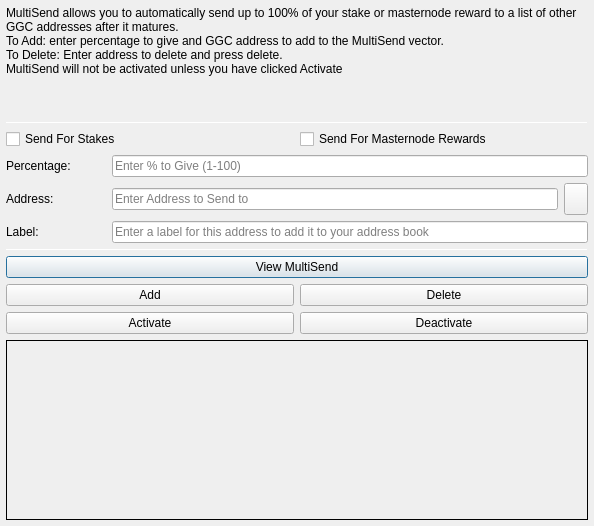
<?xml version="1.0" encoding="UTF-8"?>
<ui version="4.0">
 <class>MultiSendDialog</class>
 <widget class="QDialog" name="MultiSendDialog">
  <property name="windowModality">
   <enum>Qt::NonModal</enum>
  </property>
  <property name="geometry">
   <rect>
    <x>0</x>
    <y>0</y>
    <width>594</width>
    <height>526</height>
   </rect>
  </property>
  <property name="windowTitle">
   <string>MultiSend</string>
  </property>
  <layout class="QVBoxLayout" name="verticalLayout" stretch="0">
   <property name="leftMargin">
    <number>6</number>
   </property>
   <property name="topMargin">
    <number>6</number>
   </property>
   <property name="rightMargin">
    <number>6</number>
   </property>
   <property name="bottomMargin">
    <number>6</number>
   </property>
   <item>
    <layout class="QVBoxLayout" name="verticalLayout_Main" stretch="1,1,1,0,1,1,1">
     <item>
      <widget class="QLabel" name="label_2">
       <property name="lineWidth">
        <number>1</number>
       </property>
       <property name="text">
        <string>MultiSend allows you to automatically send up to 100% of your stake or masternode reward to a list of other GGC addresses after it matures.
To Add: enter percentage to give and GGC address to add to the MultiSend vector.
To Delete: Enter address to delete and press delete.
MultiSend will not be activated unless you have clicked Activate</string>
       </property>
       <property name="alignment">
        <set>Qt::AlignLeading|Qt::AlignLeft|Qt::AlignTop</set>
       </property>
       <property name="wordWrap">
        <bool>true</bool>
       </property>
      </widget>
     </item>
     <item>
      <widget class="Line" name="line">
       <property name="minimumSize">
        <size>
         <width>0</width>
         <height>1</height>
        </size>
       </property>
       <property name="maximumSize">
        <size>
         <width>16777215</width>
         <height>1</height>
        </size>
       </property>
       <property name="orientation">
        <enum>Qt::Horizontal</enum>
       </property>
      </widget>
     </item>
     <item>
      <layout class="QVBoxLayout" name="verticalLayout_Settings">
       <item>
        <layout class="QHBoxLayout" name="horizontalLayout">
         <item>
          <widget class="QCheckBox" name="multiSendStakeCheckBox">
           <property name="text">
            <string>Send For Stakes</string>
           </property>
          </widget>
         </item>
         <item>
          <widget class="QCheckBox" name="multiSendMasternodeCheckBox">
           <property name="text">
            <string>Send For Masternode Rewards</string>
           </property>
          </widget>
         </item>
        </layout>
       </item>
       <item>
        <layout class="QHBoxLayout" name="horizontalLayout_6">
         <item>
          <widget class="QLabel" name="label">
           <property name="minimumSize">
            <size>
             <width>100</width>
             <height>0</height>
            </size>
           </property>
           <property name="toolTip">
            <string>Percentage of stake to send</string>
           </property>
           <property name="text">
            <string>Percentage:</string>
           </property>
          </widget>
         </item>
         <item>
          <widget class="QLineEdit" name="multiSendPercentEdit">
           <property name="toolTip">
            <string>Enter whole numbers 1 - 100</string>
           </property>
           <property name="placeholderText">
            <string>Enter % to Give (1-100)</string>
           </property>
          </widget>
         </item>
        </layout>
       </item>
       <item>
        <layout class="QHBoxLayout" name="horizontalLayout_7">
         <item>
          <widget class="QLabel" name="label_5">
           <property name="minimumSize">
            <size>
             <width>100</width>
             <height>0</height>
            </size>
           </property>
           <property name="toolTip">
            <string>Address to send portion of stake to</string>
           </property>
           <property name="text">
            <string>Address:</string>
           </property>
          </widget>
         </item>
         <item>
          <widget class="QLineEdit" name="multiSendAddressEdit">
           <property name="toolTip">
            <string/>
           </property>
           <property name="placeholderText">
            <string>Enter Address to Send to</string>
           </property>
          </widget>
         </item>
         <item>
          <widget class="QToolButton" name="addressBookButton">
           <property name="maximumSize">
            <size>
             <width>16777215</width>
             <height>32</height>
            </size>
           </property>
           <property name="toolTip">
            <string>Choose an address from the address book</string>
           </property>
           <property name="text">
            <string/>
           </property>
           <property name="icon">
            <iconset resource="../globalgamecoin.qrc">
             <normaloff>:/icons/address-book</normaloff>:/icons/address-book</iconset>
           </property>
           <property name="shortcut">
            <string>Alt+A</string>
           </property>
          </widget>
         </item>
        </layout>
       </item>
      </layout>
     </item>
     <item>
      <layout class="QHBoxLayout" name="horizontalLayout_3">
       <item>
        <widget class="QLabel" name="label_3">
         <property name="minimumSize">
          <size>
           <width>100</width>
           <height>0</height>
          </size>
         </property>
         <property name="text">
          <string>Label:</string>
         </property>
        </widget>
       </item>
       <item>
        <widget class="QLineEdit" name="labelAddressLabelEdit">
         <property name="placeholderText">
          <string>Enter a label for this address to add it to your address book</string>
         </property>
        </widget>
       </item>
      </layout>
     </item>
     <item>
      <widget class="Line" name="line_2">
       <property name="minimumSize">
        <size>
         <width>0</width>
         <height>1</height>
        </size>
       </property>
       <property name="maximumSize">
        <size>
         <width>16777215</width>
         <height>1</height>
        </size>
       </property>
       <property name="orientation">
        <enum>Qt::Horizontal</enum>
       </property>
      </widget>
     </item>
     <item>
      <layout class="QVBoxLayout" name="verticalLayout_Buttons">
       <item>
        <layout class="QHBoxLayout" name="horizontalLayout_4">
         <item>
          <widget class="QPushButton" name="viewButton">
           <property name="toolTip">
            <string/>
           </property>
           <property name="statusTip">
            <string>View MultiSend Vector</string>
           </property>
           <property name="text">
            <string>View MultiSend</string>
           </property>
          </widget>
         </item>
        </layout>
       </item>
       <item>
        <layout class="QHBoxLayout" name="horizontalLayout_2">
         <item>
          <widget class="QPushButton" name="addButton">
           <property name="toolTip">
            <string/>
           </property>
           <property name="statusTip">
            <string>Add to MultiSend Vector</string>
           </property>
           <property name="text">
            <string>Add</string>
           </property>
          </widget>
         </item>
         <item>
          <widget class="QPushButton" name="deleteButton">
           <property name="toolTip">
            <string/>
           </property>
           <property name="statusTip">
            <string>Delete Address From MultiSend Vector</string>
           </property>
           <property name="text">
            <string>Delete</string>
           </property>
          </widget>
         </item>
        </layout>
       </item>
       <item>
        <layout class="QHBoxLayout" name="horizontalLayout_5">
         <item>
          <widget class="QPushButton" name="activateButton">
           <property name="statusTip">
            <string>Activate MultiSend</string>
           </property>
           <property name="text">
            <string>Activate</string>
           </property>
          </widget>
         </item>
         <item>
          <widget class="QPushButton" name="disableButton">
           <property name="statusTip">
            <string>Deactivate MultiSend</string>
           </property>
           <property name="text">
            <string>Deactivate</string>
           </property>
          </widget>
         </item>
        </layout>
       </item>
      </layout>
     </item>
     <item>
      <widget class="QLabel" name="message">
       <property name="minimumSize">
        <size>
         <width>0</width>
         <height>180</height>
        </size>
       </property>
       <property name="frameShape">
        <enum>QFrame::Panel</enum>
       </property>
       <property name="frameShadow">
        <enum>QFrame::Plain</enum>
       </property>
       <property name="lineWidth">
        <number>1</number>
       </property>
       <property name="midLineWidth">
        <number>1</number>
       </property>
       <property name="text">
        <string/>
       </property>
       <property name="alignment">
        <set>Qt::AlignLeading|Qt::AlignLeft|Qt::AlignTop</set>
       </property>
       <property name="wordWrap">
        <bool>true</bool>
       </property>
      </widget>
     </item>
    </layout>
   </item>
  </layout>
 </widget>
 <resources>
  <include location="../globalgamecoin.qrc"/>
 </resources>
 <connections/>
</ui>
